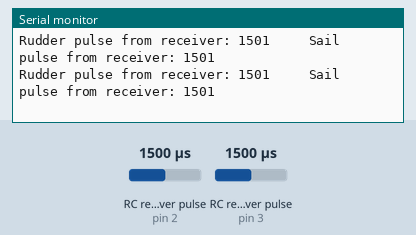
The sketch below on a simulated Arduino Uno, built with avr-gcc and run on an emulated ATmega328P. On the bench: the last lines printed to the serial monitor. Wiring (inferred from the names in the program): 2 × RC receiver channel: data pin 2 / data pin 3. The inputs (shaded band) are chosen by the test bench; at power-on: RC receiver pulse (sensors on pin 2, pin 3) 1500 µs.

Above: at 1.2 s.
1.3 s: RC receiver pulse (sensor on pin 2) set to 1020 µs
At 2.4 s:
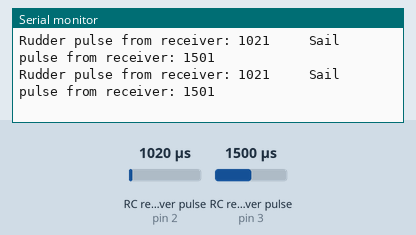
2.8 s: RC receiver pulse (sensor on pin 3) set to 1020 µs
At 3.5 s:
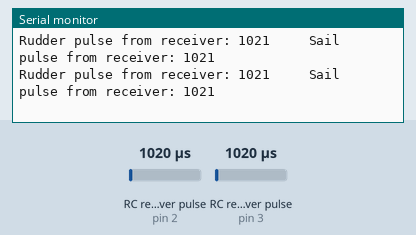
4.3 s: RC receiver pulse (sensor on pin 2) set to 1250 µs
At 5.0 s:
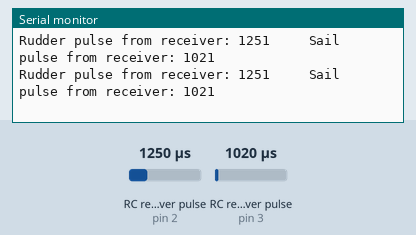
5.8 s: RC receiver pulse (sensor on pin 3) set to 1250 µs
At 6.9 s:
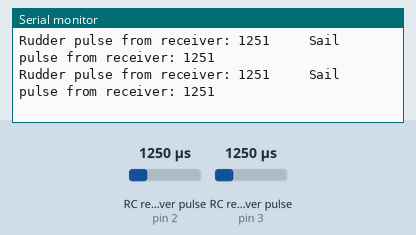
Timing chart, 0 to 8.3 s (numbered marks = the images above; inputs shaded):
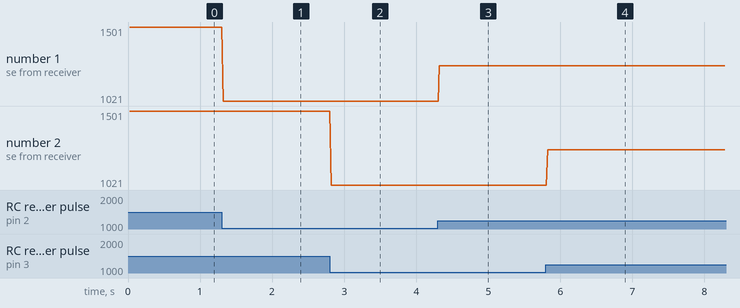

Measured:
- after the input at 1.3 s, the serial monitor: prints a new line at once (image 1)
- after the input at 2.8 s, the serial monitor: prints a new line at once (image 2)
- after the input at 4.3 s, the serial monitor: prints a new line at once (image 3)
- after the input at 5.8 s, the serial monitor: prints a new line at once (image 4)
- plotted number 1: 1501 → 1021 after the input at 1.3 s, 1021 → 1251 after the input at 4.3 s

The sketch:

RCReader.ino
```cpp
/* RCReader rev 3/28/2016
© 2014-2016 RoboSail
This program puts the Arduino micro-computer in the RC (Radio Control)system
It takes in the control signals coming in from the Receiver and
displays the following to the Serial Monitor:
  - The actual "pulse" coming in from the receiver for each channel
    (typical range of 1000 - 2000)
  - the angle at which the rudder or sail should be positioned
    given that command (in the RoboSail frame of reference)

This program helps the user determine
  - if they are reading good signals from the receiver (range of 1000 - 2000)
  - if the Arduino computer is functioning correctly

Rudder and Sail data from the RC receiver are read in on
digital pins 2 and 3 respectively.
*/

#include <Servo.h>

// Pin assignments
//input pins from receiver
const int RUDDER_RC_PIN = 2;
const int SAIL_RC_PIN = 3;

// variables to hold input values
int rudderPulseWidth;
int sailPulseWidth;

//create servo objects
Servo rudderServo;
Servo sailServo;

void setup() {
  Serial.begin(115200);
  Serial.println("\nRCReader code - RoboSail");
  // Set RC receiver on digital input pins
  pinMode(RUDDER_RC_PIN, INPUT);
  pinMode(SAIL_RC_PIN, INPUT);
}

void loop() {
  // Read commanded (manual) values from the RC reciever
  // pulseIn returns the width of the command pulse in microseconds.
  rudderPulseWidth = pulseIn(RUDDER_RC_PIN, HIGH);
  sailPulseWidth = pulseIn(SAIL_RC_PIN, HIGH);

  // Print out the values for debug.
  Serial.print("Rudder pulse from receiver: ");
  Serial.print(rudderPulseWidth);

  Serial.print("\t\t Sail pulse from receiver: ");
  Serial.println(sailPulseWidth);

}
```
